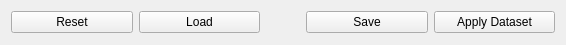
           <widget class="QWidget" name="controlsWidget" native="true">
            <property name="geometry">
             <rect>
              <x>2625</x>
              <y>1409</y>
              <width>566</width>
              <height>45</height>
             </rect>
            </property>
            <layout class="QHBoxLayout" name="horizontalLayout_21">
             <item>
              <widget class="QPushButton" name="resetBtn">
               <property name="text">
                <string>Reset</string>
               </property>
              </widget>
             </item>
             <item>
              <widget class="QPushButton" name="loadDatasetBtn">
               <property name="text">
                <string>Load</string>
               </property>
              </widget>
             </item>
             <item>
              <spacer name="horizontalSpacer">
               <property name="orientation">
                <enum>Qt::Vertical</enum>
               </property>
               <property name="sizeHint" stdset="0">
                <size>
                 <width>40</width>
                 <height>20</height>
                </size>
               </property>
              </spacer>
             </item>
             <item>
              <widget class="QPushButton" name="saveBtn">
               <property name="text">
                <string>Save</string>
               </property>
              </widget>
             </item>
             <item>
              <widget class="QPushButton" name="applyBtn">
               <property name="text">
                <string>Apply Dataset</string>
               </property>
              </widget>
             </item>
            </layout>
           </widget>
